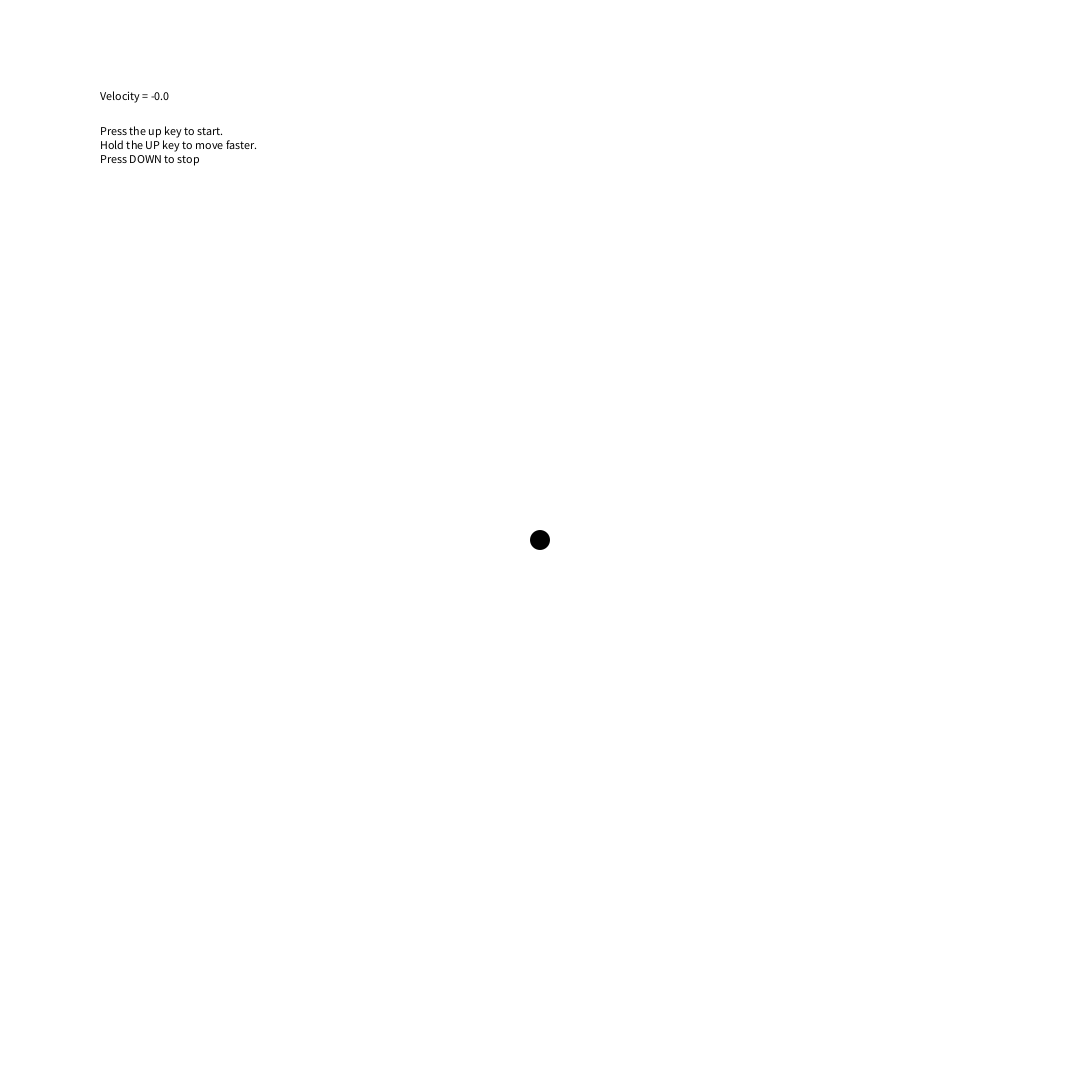
Frame 1 (no input)
Frame 60 (the mouse pressed at the canvas centre just before this capture): identical to frame 1, image omitted
Frame 120 (the mouse held since frame 60 and released just before this capture): identical to frame 1, image omitted

The Processing sketch that drew this single still picture (run headless with seeded random() and noise(); from frame 60 on, the mouse is pressed at the canvas centre):

// Processing sketch: sketch_181218a
// ── sketch_181218a.pde
KeyAccel w;

void setup(){
  size(1080,1080);
  w = new KeyAccel();
}

void draw(){
   background(255);
   w.display();
   text("Velocity = " + w.getVelocity(), 100,100);
   text("Press the up key to start. \nHold the UP key to move faster.\nPress DOWN to stop", 100,135);
   if (key == CODED){
     if (keyPressed == true){
     if (keyCode == UP){
       w.accel();
     }
     else if (keyCode == DOWN){
       w.decel();
     }
     }
     else {
       w.neutral();
     }
     }
   }

// ── KeyAccelerate.pde

class KeyAccel{
  
  PVector location;
  PVector velocity;
  PVector acceleration;
  int diameter;
  int radius;
  int tx;
  int ty; 
  
  KeyAccel(){
    location = new PVector(width/2,height/2);
    tx = 0;
    ty = 1000;
    velocity = new PVector(0,0);
    acceleration = new PVector(noise(tx),noise(ty));
    diameter = 20;
    radius = diameter/2;
  }
  
  
  void display(){
    fill(0);
    noStroke();
    ellipse(location.x,location.y,diameter, diameter);
  }
  
  void accel(){
    this.checkEdges();
    velocity.add(acceleration);
    velocity.limit(100);
    location.add(velocity);
    //acceleration.x += 0.01;
  }
  
  void neutral(){
    this.checkEdges();
    velocity.limit(100);
    location.add(velocity);
  }
  
  void decel(){
    this.checkEdges();
    //velocity.limit won't work because it sets the upper limit not the lowere limit. How do we get a lower limit???
    //velocity.limit(100);
    velocity.sub(acceleration);
    location.add(velocity);
  }
  
  void checkEdges(){
    
    if(location.x > width - radius || location.x < radius){
        velocity.x *= -1;
        acceleration.x *= - 1;
    }
    else if(location.y >height- radius || location.y < radius){
        velocity.y *= -1;
        acceleration.y *=-1;
    }
  }
  
  //How do we get a negative value to show up
  String getVelocity(){
    if (this.velocity.mag()>0){
      return str(this.velocity.mag());
    }
    else{
      return ("-" + str(this.velocity.mag()));
  }
  }
}
